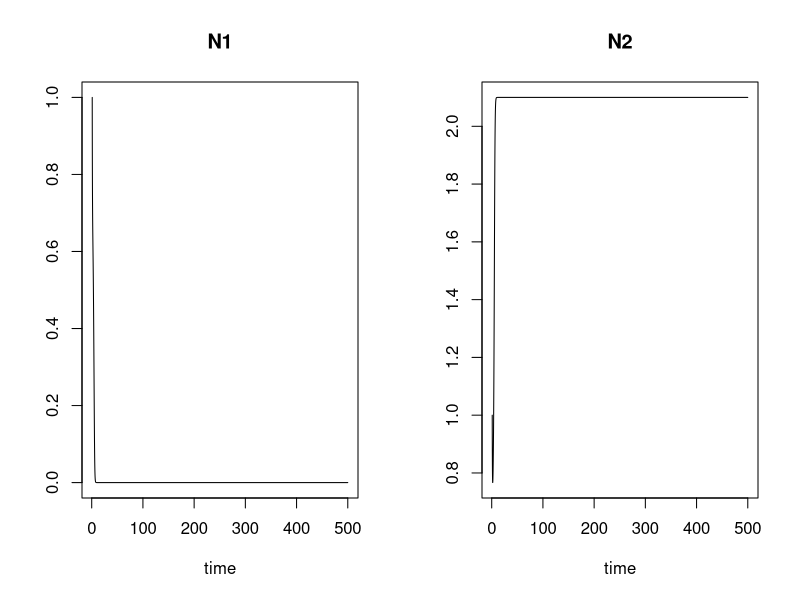

This chart was generated by the following R code:
rm(list=ls())
graphics.off()

set.seed(42)

library(deSolve)

state=c(N1=1,N2=1)

nb_species=c()

alpha_ij=2
noise=0.0000
#I either fix all parameters to be equal, or add some noise. I observe coexistence in the absence of noise, i.e. all interspecific interactions are the same

parameters=c(r1=2,r2=2.1,alpha_ii=1,
	     alpha_12=alpha_ij+rnorm(1,0,noise),
	     alpha_21=alpha_ij+rnorm(1,0,noise))

print(parameters["alpha_ii"]^2)
print(parameters["alpha_12"]*parameters["alpha_21"])

times=seq(1,500,by=0.01)

func_LV=function(times,state,parameters)
	with(as.list(c(state, parameters)), {
		dN1 <- N1*(r1-alpha_ii*N1-alpha_12*(N2))#+N3))
		dN2 <- N2*(r2-alpha_ii*N2-alpha_21*(N1))#+N3))
		list(c(dN1, dN2))
})

out <- ode(y = state, times = times, func = func_LV, parms = parameters)
plot(out)
